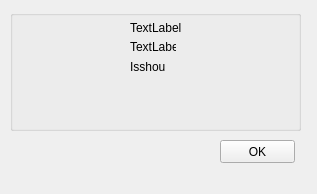
<ui version="4.0" >
 <class>qwAbout</class>
 <widget class="QWidget" name="qwAbout" >
  <property name="geometry" >
   <rect>
    <x>0</x>
    <y>0</y>
    <width>317</width>
    <height>194</height>
   </rect>
  </property>
  <property name="windowTitle" >
   <string>About</string>
  </property>
  <widget class="QGroupBox" name="groupBox" >
   <property name="geometry" >
    <rect>
     <x>10</x>
     <y>10</y>
     <width>291</width>
     <height>121</height>
    </rect>
   </property>
   <widget class="QLabel" name="label" >
    <property name="geometry" >
     <rect>
      <x>10</x>
      <y>10</y>
      <width>100</width>
      <height>100</height>
     </rect>
    </property>
    <property name="text" >
     <string/>
    </property>
    <property name="pixmap" >
     <pixmap resource="About.qrc" >:/About/About/Isshou.jpg</pixmap>
    </property>
   </widget>
   <widget class="QLabel" name="qlVersion" >
    <property name="geometry" >
     <rect>
      <x>120</x>
      <y>30</y>
      <width>46</width>
      <height>14</height>
     </rect>
    </property>
    <property name="text" >
     <string>TextLabel</string>
    </property>
   </widget>
   <widget class="QLabel" name="qlApplication" >
    <property name="geometry" >
     <rect>
      <x>120</x>
      <y>10</y>
      <width>91</width>
      <height>16</height>
     </rect>
    </property>
    <property name="text" >
     <string>TextLabel</string>
    </property>
   </widget>
   <widget class="QLabel" name="label_2" >
    <property name="geometry" >
     <rect>
      <x>120</x>
      <y>50</y>
      <width>46</width>
      <height>14</height>
     </rect>
    </property>
    <property name="text" >
     <string>Isshou</string>
    </property>
   </widget>
  </widget>
  <widget class="QPushButton" name="qpbOK" >
   <property name="geometry" >
    <rect>
     <x>220</x>
     <y>140</y>
     <width>75</width>
     <height>23</height>
    </rect>
   </property>
   <property name="text" >
    <string>OK</string>
   </property>
   <property name="autoDefault" >
    <bool>true</bool>
   </property>
  </widget>
 </widget>
 <resources>
  <include location="About.qrc" />
 </resources>
 <connections>
  <connection>
   <sender>qpbOK</sender>
   <signal>clicked()</signal>
   <receiver>qwAbout</receiver>
   <slot>close()</slot>
   <hints>
    <hint type="sourcelabel" >
     <x>261</x>
     <y>181</y>
    </hint>
    <hint type="destinationlabel" >
     <x>160</x>
     <y>115</y>
    </hint>
   </hints>
  </connection>
 </connections>
</ui>
